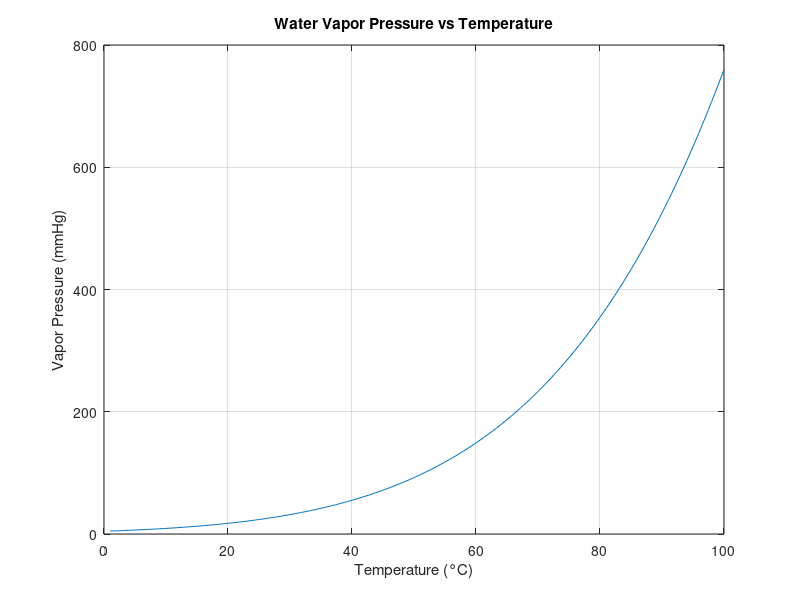

This chart was generated by the following MATLAB code:
clc
clear
close all

%Temperature Vector
T = linspace(1,100,200);

%Constants
A = 8.07131;
B = 1730.63;
C = 233.426;

%Pressure Equation
P = 10.^(A - (B ./ (T + C)));

%Plot
plot(T,P)

xlabel('Temperature (°C)')
ylabel('Vapor Pressure (mmHg)')
title('Water Vapor Pressure vs Temperature')

grid on
